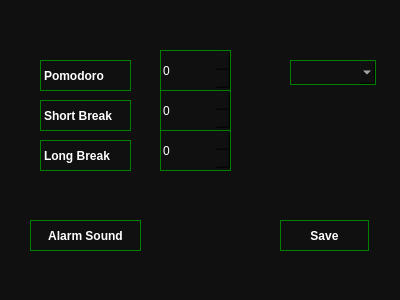
<?xml version="1.0" encoding="UTF-8"?>
<ui version="4.0">
 <class>custom</class>
 <widget class="QDialog" name="custom">
  <property name="geometry">
   <rect>
    <x>0</x>
    <y>0</y>
    <width>400</width>
    <height>300</height>
   </rect>
  </property>
  <property name="windowTitle">
   <string>Dialog</string>
  </property>
  <property name="styleSheet">
   <string notr="true">QDialog {

 background: rgb(16, 16, 16); 
}
</string>
  </property>
  <widget class="QSpinBox" name="pomodoro_spinBox">
   <property name="geometry">
    <rect>
     <x>160</x>
     <y>50</y>
     <width>71</width>
     <height>41</height>
    </rect>
   </property>
   <property name="styleSheet">
    <string notr="true">QSpinBox {
 color:white;
 
background: rgb(16, 16, 16) ; 

border: 1px solid green;
}</string>
   </property>
  </widget>
  <widget class="QSpinBox" name="short_break_spinBox">
   <property name="geometry">
    <rect>
     <x>160</x>
     <y>90</y>
     <width>71</width>
     <height>41</height>
    </rect>
   </property>
   <property name="styleSheet">
    <string notr="true">QSpinBox {
 color:white;
 
background: rgb(16, 16, 16) ; 

border: 1px solid green;
}</string>
   </property>
  </widget>
  <widget class="QLabel" name="label">
   <property name="geometry">
    <rect>
     <x>40</x>
     <y>60</y>
     <width>91</width>
     <height>31</height>
    </rect>
   </property>
   <property name="font">
    <font>
     <bold>true</bold>
    </font>
   </property>
   <property name="styleSheet">
    <string notr="true">QLabel {

	color:white;    
 
    background: rgb(16, 16, 16);

	border: 1px solid green;
   
}
</string>
   </property>
   <property name="text">
    <string>Pomodoro</string>
   </property>
  </widget>
  <widget class="QLabel" name="label_2">
   <property name="geometry">
    <rect>
     <x>40</x>
     <y>100</y>
     <width>91</width>
     <height>31</height>
    </rect>
   </property>
   <property name="font">
    <font>
     <bold>true</bold>
    </font>
   </property>
   <property name="styleSheet">
    <string notr="true">QLabel {

	color:white;    
 
    background: rgb(16, 16, 16);

	border: 1px solid green;
   
}
</string>
   </property>
   <property name="text">
    <string>Short Break</string>
   </property>
  </widget>
  <widget class="QPushButton" name="save_button">
   <property name="geometry">
    <rect>
     <x>280</x>
     <y>220</y>
     <width>89</width>
     <height>31</height>
    </rect>
   </property>
   <property name="font">
    <font>
     <bold>true</bold>
    </font>
   </property>
   <property name="styleSheet">
    <string notr="true">QPushButton {
 color:white;
 
background: rgb(16, 16, 16) ; 

border: 1px solid green;
}

QPushButton:hover {
	color:white;
     background-color: green;
    
}

</string>
   </property>
   <property name="text">
    <string>Save</string>
   </property>
  </widget>
  <widget class="QSpinBox" name="lbreak_spinBox">
   <property name="geometry">
    <rect>
     <x>160</x>
     <y>130</y>
     <width>71</width>
     <height>41</height>
    </rect>
   </property>
   <property name="styleSheet">
    <string notr="true">QSpinBox {
 color:white;
 
background: rgb(16, 16, 16) ; 

border: 1px solid green;
}</string>
   </property>
  </widget>
  <widget class="QLabel" name="label_3">
   <property name="geometry">
    <rect>
     <x>40</x>
     <y>140</y>
     <width>91</width>
     <height>31</height>
    </rect>
   </property>
   <property name="font">
    <font>
     <bold>true</bold>
    </font>
   </property>
   <property name="styleSheet">
    <string notr="true">QLabel {

	color:white;    
 
    background: rgb(16, 16, 16);

	border: 1px solid green;
   
}
</string>
   </property>
   <property name="text">
    <string>Long Break</string>
   </property>
  </widget>
  <widget class="QPushButton" name="alarm_button">
   <property name="geometry">
    <rect>
     <x>30</x>
     <y>220</y>
     <width>111</width>
     <height>31</height>
    </rect>
   </property>
   <property name="font">
    <font>
     <bold>true</bold>
    </font>
   </property>
   <property name="styleSheet">
    <string notr="true">QPushButton {
 color:white;
 
background: rgb(16, 16, 16) ; 

border: 1px solid green;
}

QPushButton:hover {
	color:white;
     background-color: green;
    
}

</string>
   </property>
   <property name="text">
    <string>Alarm Sound</string>
   </property>
  </widget>
  <widget class="QComboBox" name="comboBox">
   <property name="geometry">
    <rect>
     <x>290</x>
     <y>60</y>
     <width>86</width>
     <height>25</height>
    </rect>
   </property>
   <property name="styleSheet">
    <string notr="true">
QComboBox {

	color:white;    
 
    background: rgb(16, 16, 16);

	border: 1px solid green;
   
}





QComboBox QAbstractItemView {
    background-color: black;
    color: white;
}

</string>
   </property>
  </widget>
 </widget>
 <resources/>
 <connections/>
</ui>
